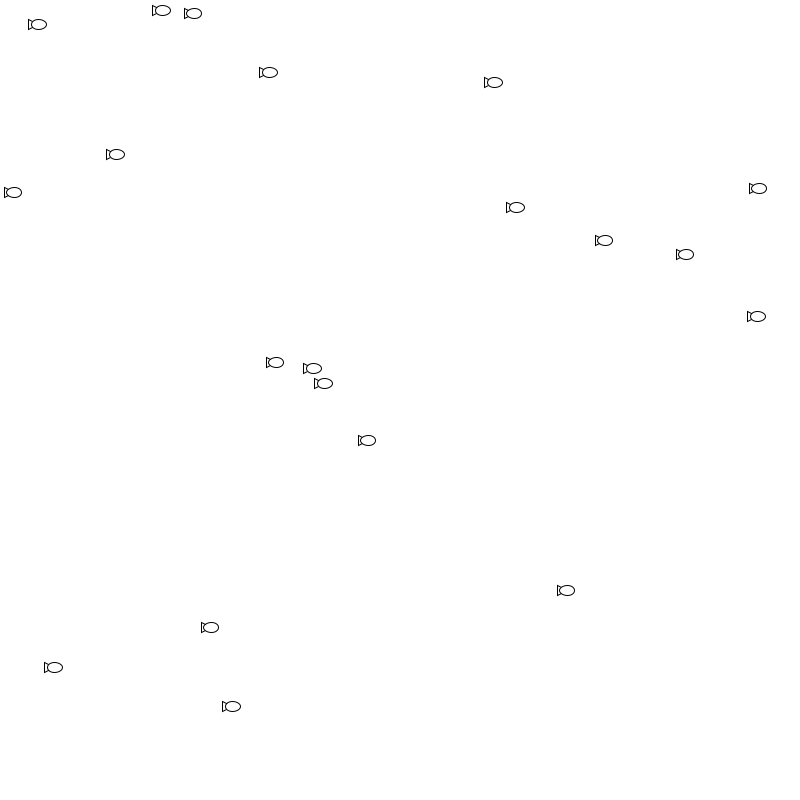
Frame 1 (no input)
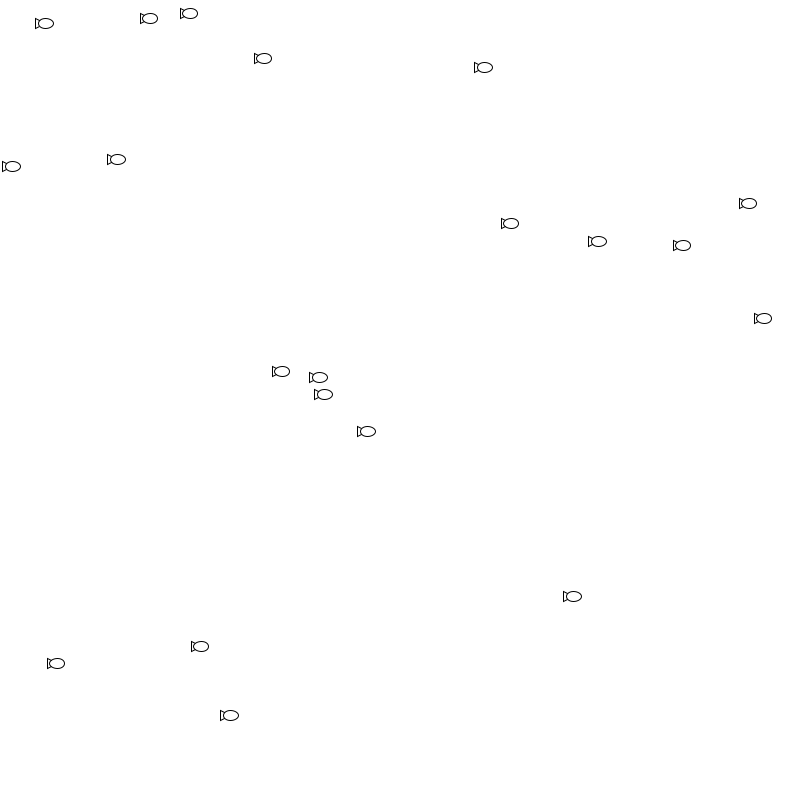
Frame 60 (the mouse pressed at the canvas centre just before this capture)
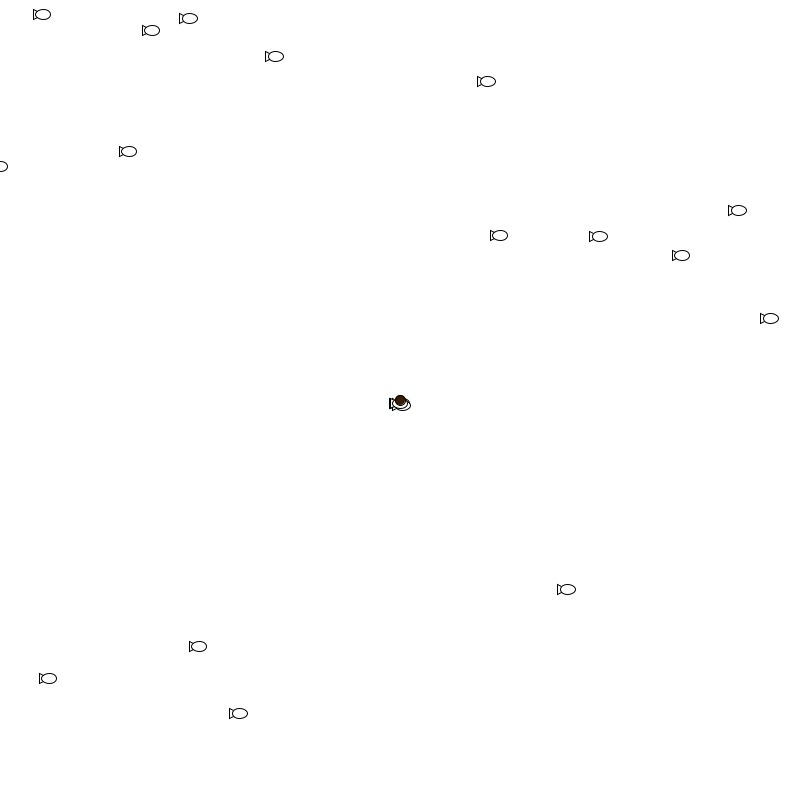
Frame 120 (the mouse held since frame 60 and released just before this capture)

The Processing sketch that drew these frames (run headless with seeded random() and noise(); from frame 60 on, the mouse is pressed at the canvas centre):

// Processing sketch: sketch_220610a
// ── sketch_220610a.pde
Fish[] fishes = new Fish[20];   // 객체 배열 생성
ArrayList<Food> foods = new ArrayList<Food>();
int foodNum = -1;            // 마지막 먹이 변수

void setup(){
  size(800, 800);
  frameRate(10);
  for(int i=0; i<fishes.length; i++) fishes[i] = new Fish();   // 배열 속 객체 생성
}

void draw(){
  background(255);
  for(Fish r: fishes) r.draw();   // 물고기 그리기
  
  if(mousePressed == true){
    foodNum++;   // 객체 수
    foods.add(new Food());   // 객체 생성 및 배열에 넣기
  }
  if(foodNum >= 0)  foods.get(foodNum).draw();   // 먹이 생성
}

// 마우스 클릭하면 먹이 생성
void mousePressed(){
  foodNum++;   // 객체 수
  foods.add(new Food());   // 객체 생성 및 배열에 넣기
  
  if(foodNum >= 0)  foods.get(foodNum).draw();   // 먹이 생성
  
  //while(foods.get(foodNum).fpos.y<height){   // 실패. 보류
}

// 물고기 클래스****************************
class Fish{
  PVector pos;   // 물고기 위치
  
  Fish(){
    pos = new PVector(random(0, width), random(0, height));   // 랜덤 스폰
  }
  
  void draw(){
    pos.x += random(-2, 2);
    pos.y += random(-2, 2);
    //rotate(radians(random(-2, 2)));   // 회전
    
    // <먹이 추적>
    // 방향 파악, 위치 관계
    int minDistFood=0;
    float minDist=Float.MAX_VALUE;
    // 타겟 선정
    // 가까운 애들 추적
    if(foodNum>=0){
      for(int i=0; i<foodNum; i++){
        float dist= PVector.dist(pos, foods.get(i).fpos);
        if(dist<minDist){
          minDist = dist;
          minDistFood=i;   // 가장 가까운 먹이
        }
      }
    
      // 거리가 150 미만이면
      if(minDist<150){
        Food target = foods.get(minDistFood);   // 그 먹이를 타겟으로 설정
        
        // 속도 크기, 방향 계산
        PVector vel = PVector.sub(target.fpos, pos);
        // 속도 지정
        vel.normalize();   // 크기 1
        vel.mult(5);      // 그쪽으로
        // 속도 기반 위치 업데이트
        pos.add(vel);
      }
    }
    
    // 경계조건
    if(pos.x>width) pos.x=0;
    if(pos.x<0) pos.x=width;
    if(pos.y>height) pos.y=0;
    if(pos.y<0) pos.y=height;
    
    fill(255);
    triangle(pos.x, pos.y, pos.x-10, pos.y-5, pos.x-10, pos.y+5);   // 꼬리
    ellipse(pos.x, pos.y, 15, 10);   // 몸통
  }
}

// 먹이 클래스****************************
class Food{
  PVector fpos; 
  
  Food(){
    fpos = new PVector(mouseX, mouseY);
  }
  
  void draw(){
    fill(57, 29, 0);   // 갈색
    circle(fpos.x, fpos.y, 10);
    
    // 중력 작용
    fpos.y+=3;
    
    if(fpos.y>height) fpos.y=height;   // 땅에 떨어짐
  }
}
